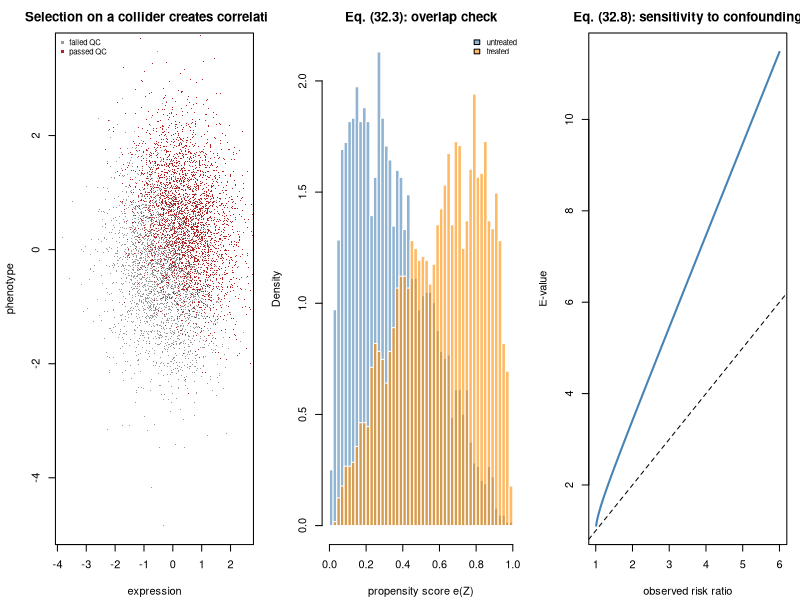

This chart was generated by the following R code:
#' ---
#' title: "Module 22 - Causal inference for observational bioinformatics"
#' output: html_document
#' ---
#'
#' **Curriculum link:** `stats.md` -> Topic 32, equations (32.1)-(32.8)
#'
#' Adjusting for more covariates feels safer. **It is not.**
#'
#' ## What you will learn
#'
#' 1. Confounder vs mediator vs collider -- each with known truth.
#' 2. **Collider bias** and how sample selection creates it.
#' 3. The g-formula (32.2), propensity scores and IPTW (32.3)-(32.4).
#' 4. Overlap and balance diagnostics (NOT p-values).
#' 5. Doubly robust AIPW (32.5), mediation (32.6)-(32.7), the E-value (32.8).

#+ setup, message = FALSE
MODULE_NAME <- "22_causal_inference"
OUT <- file.path(Sys.getenv("STATS_OUT", unset = "results"), MODULE_NAME)
dir.create(OUT, recursive = TRUE, showWarnings = FALSE)
header <- function(txt) cat("\n", strrep("=", 72), "\n", txt, "\n",
                            strrep("=", 72), "\n", sep = "")

#' ## 1. The three elementary structures
#'
#' | Structure | Path | Adjusting for M... |
#' |---|---|---|
#' | Chain (mediator) | A -> M -> Y | **blocks** the indirect effect |
#' | Fork (confounder) | A <- C -> Y | **removes** confounding |
#' | Collider | A -> K <- Y | **creates** spurious association |

#+ structures
header("1. Confounder, mediator, collider: adjust or not?")
set.seed(2201)
N <- 40000
## FORK: C confounds A -> Y. TRUE direct effect of A is 0.8.
Cc <- rnorm(N); A_f <- rbinom(N, 1, plogis(0.9*Cc))
Y_f <- 0.8*A_f + 1.2*Cc + rnorm(N)
## CHAIN: A -> M -> Y. TOTAL effect 0.3 + 0.5*1.0 = 0.8, DIRECT 0.3.
A_c <- rbinom(N, 1, 0.5); M <- 1.0*A_c + rnorm(N); Y_c <- 0.3*A_c + 0.5*M + rnorm(N)
## COLLIDER: A -> K <- Y. TRUE effect of A on Y is EXACTLY 0.
A_k <- rbinom(N, 1, 0.5); Y_k <- rnorm(N); K <- 1.2*A_k + 1.2*Y_k + rnorm(N)

cat(sprintf("  %-26s%8s%10s%11s  verdict\n", "structure", "truth", "crude", "adjusted"))
cat(sprintf("  %-26s%8.2f%10.3f%11.3f  ADJUST\n", "FORK (C = confounder)", 0.80,
            coef(lm(Y_f ~ A_f))[2], coef(lm(Y_f ~ A_f + Cc))[2]))
cat(sprintf("  %-26s%8.2f%10.3f%11.3f  DO NOT adjust for a total effect\n",
            "CHAIN (M = mediator)", 0.80, coef(lm(Y_c ~ A_c))[2],
            coef(lm(Y_c ~ A_c + M))[2]))
cat("     (total = 0.3 + 0.5*1.0 = 0.8; adjusting returns the DIRECT 0.3)\n")
cat(sprintf("  %-26s%8.2f%10.3f%11.3f  NEVER adjust\n", "COLLIDER (K)", 0.00,
            coef(lm(Y_k ~ A_k))[2], coef(lm(Y_k ~ A_k + K))[2]))
cat("\n  Adjusting for the collider MANUFACTURES a strong association where the\n")
cat("  truth is exactly zero. 'Adjust for everything you measured' is not\n")
cat("  caution - it is a way to generate false findings.\n")

#' ## 2. Collider bias via sample selection

#+ selection
header("2. Selection on a collider (the bioinformatics version)")
set.seed(2202)
N <- 30000
expr <- rnorm(N); pheno <- rnorm(N)         # INDEPENDENT by construction
## Sample quality depends on BOTH (both raise RNA yield, so both raise the
## chance the sample passes QC). QC is therefore a COLLIDER.
quality <- 0.9*expr + 0.9*pheno + rnorm(N)
cat(sprintf("  TRUE correlation(expression, phenotype) = %+.4f  (independent)\n",
            cor(expr, pheno)))
cat(sprintf("\n  %22s%24s\n", "QC stringency (kept)", "observed correlation"))
for (keep in c(1, 0.8, 0.6, 0.4, 0.2)) {
  sel <- quality > quantile(quality, 1 - keep)
  cat(sprintf("  %21.0f%%%24.4f\n", 100*keep, cor(expr[sel], pheno[sel])))
}
cat("\n  The stricter the filter, the stronger the FAKE association. Draw your\n")
cat("  QC and selection steps INTO the causal graph - they are causal\n")
cat("  structures, not neutral preprocessing.\n")

#' ## 3. The g-formula, propensity scores and IPTW, eq. (32.2)-(32.5)

#+ gformula
header("3. Standardisation, propensity scores, IPTW, AIPW (32.2)-(32.5)")
make_observational <- function(n = 6000, true_ate = 1.5, overlap = 1) {
  Z1 <- rnorm(n); Z2 <- rbinom(n, 1, 0.4)
  ps <- plogis(overlap * (1.3*Z1 + 1.1*Z2 - 0.6))
  A <- rbinom(n, 1, ps)
  Y <- 2 + true_ate*A + 1.8*Z1 + 1.4*Z2 + rnorm(n)
  data.frame(Y = Y, A = A, Z1 = Z1, Z2 = Z2)
}
set.seed(2203)
TRUE_ATE <- 1.5
d <- make_observational(true_ate = TRUE_ATE)
crude <- mean(d$Y[d$A == 1]) - mean(d$Y[d$A == 0])
reg <- coef(lm(Y ~ A + Z1 + Z2, data = d))["A"]
## g-formula (32.2): average the CONDITIONAL contrast over the covariate
## distribution of the WHOLE sample - not the same as reading a coefficient.
m_out <- lm(Y ~ A * (Z1 + Z2), data = d)
d1 <- transform(d, A = 1); d0 <- transform(d, A = 0)
mu1 <- predict(m_out, d1); mu0 <- predict(m_out, d0)
gform <- mean(mu1 - mu0)
## IPTW (32.3)-(32.4)
ps_model <- glm(A ~ Z1 + Z2, data = d, family = binomial())
e <- fitted(ps_model)
w <- d$A/e + (1 - d$A)/(1 - e)
iptw <- sum(w*d$A*d$Y)/sum(w*d$A) - sum(w*(1-d$A)*d$Y)/sum(w*(1-d$A))
## AIPW (32.5)
aipw <- mean(mu1 - mu0 + d$A*(d$Y - mu1)/e - (1 - d$A)*(d$Y - mu0)/(1 - e))
cat(sprintf("  TRUE ATE = %.1f\n", TRUE_ATE))
cat(sprintf("  %-40s%10s%9s\n", "estimator", "estimate", "bias"))
for (row_ in list(list("crude difference of means", crude),
                  list("regression coefficient", reg),
                  list("g-formula / standardisation (32.2)", gform),
                  list("IPTW (32.4)", iptw),
                  list("AIPW, doubly robust (32.5)", aipw)))
  cat(sprintf("  %-40s%10.4f%9.4f\n", row_[[1]], row_[[2]], row_[[2]] - TRUE_ATE))

cat("\n  'Doubly robust' demonstrated - deliberately MISSPECIFY one model:\n")
m_bad <- lm(Y ~ A, data = d)
mu1b <- predict(m_bad, d1); mu0b <- predict(m_bad, d0)
aipw_bad_out <- mean(mu1b - mu0b + d$A*(d$Y - mu1b)/e - (1-d$A)*(d$Y - mu0b)/(1-e))
ps_bad <- fitted(glm(A ~ 1, data = d, family = binomial()))
aipw_bad_ps <- mean(mu1 - mu0 + d$A*(d$Y - mu1)/ps_bad - (1-d$A)*(d$Y - mu0)/(1-ps_bad))
cat(sprintf("    AIPW with WRONG outcome model, right PS : %.4f\n", aipw_bad_out))
cat(sprintf("    AIPW with right outcome model, WRONG PS : %.4f\n", aipw_bad_ps))
cat(sprintf("    (both close to %.1f; you need only ONE of the two correct)\n", TRUE_ATE))

#' ## 4. Diagnose overlap and balance -- not with p-values

#+ overlap-balance
header("4. Positivity (overlap) and covariate balance")
smd <- function(x, a, weights = NULL) {                 # standardised mean diff
  if (is.null(weights)) weights <- rep(1, length(x))
  m1 <- weighted.mean(x[a == 1], weights[a == 1]); m0 <- weighted.mean(x[a == 0], weights[a == 0])
  v1 <- weighted.mean((x[a==1] - m1)^2, weights[a==1])
  v0 <- weighted.mean((x[a==0] - m0)^2, weights[a==0])
  (m1 - m0)/sqrt((v1 + v0)/2)
}
cat(sprintf("  %-12s%13s%17s  target |SMD| < 0.1\n", "covariate", "SMD before",
            "SMD after IPTW"))
for (col in c("Z1", "Z2"))
  cat(sprintf("  %-12s%13.3f%17.3f\n", col, smd(d[[col]], d$A), smd(d[[col]], d$A, w)))
cat("\n  Overlap (positivity). Propensity range by arm:\n")
for (a in 0:1) {
  pe <- e[d$A == a]
  cat(sprintf("    arm %d: min %.4f, 1st pct %.4f, 99th pct %.4f, max %.4f\n",
              a, min(pe), quantile(pe, 0.01), quantile(pe, 0.99), max(pe)))
}
cat(sprintf("    largest IPTW weight = %.1f  (weights > ~10 are a warning)\n", max(w)))
cat("\n  Now the SAME analysis with POOR overlap (strong confounding):\n")
for (ov in c(1, 2.5, 4)) {
  set.seed(2204)
  dd <- make_observational(overlap = ov)
  ee <- fitted(glm(A ~ Z1 + Z2, data = dd, family = binomial()))
  ww <- dd$A/ee + (1 - dd$A)/(1 - ee)
  est <- sum(ww*dd$A*dd$Y)/sum(ww*dd$A) - sum(ww*(1-dd$A)*dd$Y)/sum(ww*(1-dd$A))
  cat(sprintf("    overlap scale %.1f: min(e)=%.5f, max weight=%8.1f, ATE=%.3f (bias %+.3f)\n",
              ov, min(ee), max(ww), est, est - TRUE_ATE))
}
cat("  Propensities near 0 or 1 produce enormous weights and unstable\n")
cat("  estimates. That is a POSITIVITY VIOLATION - trimming or restricting to\n")
cat("  the region of common support is more honest than extrapolating.\n")
cat("\n  NOTE: balance is judged by SMD, NOT by p-values. A p-value for balance\n")
cat("  just measures your sample size, not the size of the imbalance.\n")

#' ## 5. Mediation, eq. (32.6)-(32.7)

#+ mediation
header("5. Decomposing a total effect (32.6)-(32.7)")
set.seed(2205)
n <- 20000
A <- rbinom(n, 1, 0.5)
Mcell <- 0.9*A + rnorm(n)                  # exposure -> cell composition
Ym <- 0.4*A + 0.7*Mcell + rnorm(n)         # composition -> methylation
TOTAL <- 0.4 + 0.7*0.9
m_tot <- lm(Ym ~ A); m_med <- lm(Mcell ~ A); m_out2 <- lm(Ym ~ A + Mcell)
nde <- coef(m_out2)["A"]
nie <- coef(m_med)["A"] * coef(m_out2)["Mcell"]
cat(sprintf("  TRUE total effect  = %.3f\n", TOTAL))
cat(sprintf("  estimated total    = %.4f\n", coef(m_tot)["A"]))
cat(sprintf("  direct effect NDE  = %.4f   (truth 0.400)\n", nde))
cat(sprintf("  indirect NIE       = %.4f   (truth %.3f)\n", nie, 0.7*0.9))
cat(sprintf("  NDE + NIE          = %.4f  <- eq. (32.6)\n", nde + nie))
cat(sprintf("  proportion mediated= %.1f%%\n", 100*nie/(nde + nie)))
cat("\n  This is the correct framing for 'is the methylation effect mediated by\n")
cat("  cell composition?' (Module 33). But the product-of-coefficients\n")
cat("  approach assumes NO exposure-mediator interaction AND no unmeasured\n")
cat("  mediator-outcome confounding - which randomising A does NOT deliver.\n")

#' ## 6. Sensitivity: the E-value, eq. (32.8)

#+ evalue
header("6. How strong would an unmeasured confounder have to be? (32.8)")
e_value <- function(rr) { rr <- max(rr, 1/rr); rr + sqrt(rr*(rr - 1)) }
cat(sprintf("  %13s%10s  interpretation\n", "observed RR", "E-value"))
for (rr in c(1.1, 1.25, 1.5, 2, 3, 5)) {
  ev <- e_value(rr)
  note <- if (ev < 1.7) "trivially explained away" else
    if (ev < 2.2) "easily explained away" else
      if (ev < 4) "would need a strong unmeasured confounder" else
        "robust to plausible confounding"
  cat(sprintf("  %13.2f%10.2f  %s\n", rr, ev, note))
}
cat("\n  The E-value is the minimum association (on the RR scale) an unmeasured\n")
cat("  confounder would need with BOTH exposure and outcome to fully explain\n")
cat("  the observed effect. Reporting it converts 'residual confounding is\n")
cat("  possible' into a quantitative claim readers can judge. Compare it to\n")
cat("  the strength of your MEASURED confounders for context.\n")

#' ## 7. Figure

#+ figure
png(file.path(OUT, "causal.png"), width = 1300, height = 420, res = 110)
par(mfrow = c(1, 3), mar = c(4.2, 4.2, 2.5, 1))
sel <- quality > quantile(quality, 0.6)
plot(expr[!sel][1:3000], pheno[!sel][1:3000], pch = ".", col = "grey60",
     xlab = "expression", ylab = "phenotype",
     main = "Selection on a collider creates correlation")
points(expr[sel][1:3000], pheno[sel][1:3000], pch = ".", col = "firebrick")
legend("topleft", c("failed QC", "passed QC"), col = c("grey60", "firebrick"),
       pch = 16, bty = "n", cex = 0.7)
hist(e[d$A == 0], breaks = 40, freq = FALSE, col = adjustcolor("steelblue", 0.6),
     border = "white", xlab = "propensity score e(Z)",
     main = "Eq. (32.3): overlap check")
hist(e[d$A == 1], breaks = 40, freq = FALSE, col = adjustcolor("darkorange", 0.6),
     border = "white", add = TRUE)
legend("topright", c("untreated", "treated"),
       fill = c(adjustcolor("steelblue",0.6), adjustcolor("darkorange",0.6)),
       bty = "n", cex = 0.7)
rrs <- seq(1.01, 6, length.out = 200)
plot(rrs, sapply(rrs, e_value), type = "l", lwd = 2, col = "steelblue",
     xlab = "observed risk ratio", ylab = "E-value",
     main = "Eq. (32.8): sensitivity to confounding")
abline(0, 1, lty = 2)
invisible(dev.off())
cat("\nFigure written to", file.path(OUT, "causal.png"), "\n")

#' ## Decision rules (from `stats.md` Topic 32)
#'
#' 1. **Draw the DAG first.** Adjustment sets come from the graph, not from
#'    "everything available".
#' 2. Never adjust for a mediator when estimating a total effect; never adjust
#'    for or select on a collider.
#' 3. Check positivity and covariate balance (SMD), not model fit.
#' 4. State the untestable assumptions and quantify sensitivity (32.8).
#' 5. Batch, selection and technical filtering are causal structures too.
#'
#' **Next:** `23_bayesian_and_shrinkage.R`
